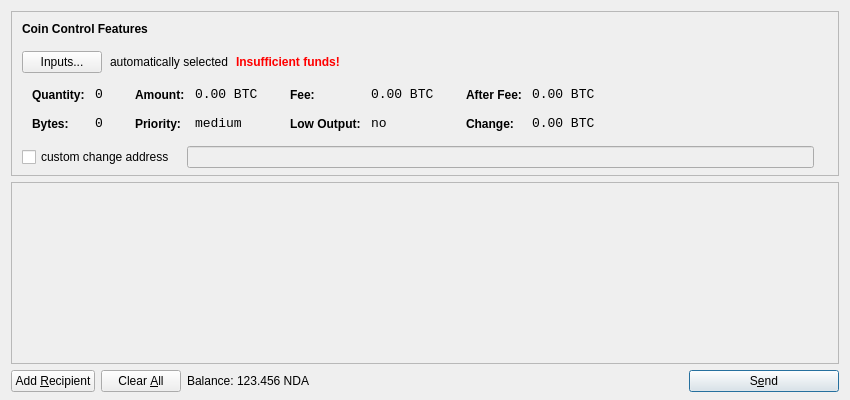
<?xml version="1.0" encoding="UTF-8"?>
<ui version="4.0">
 <class>SendCoinsDialog</class>
 <widget class="QDialog" name="SendCoinsDialog">
  <property name="geometry">
   <rect>
    <x>0</x>
    <y>0</y>
    <width>850</width>
    <height>400</height>
   </rect>
  </property>
  <property name="windowTitle">
   <string>Send Coins</string>
  </property>
  <layout class="QVBoxLayout" name="verticalLayout" stretch="0,1,0">
   <property name="bottomMargin">
    <number>8</number>
   </property>
   <item>
    <widget class="QFrame" name="frameCoinControl">
     <property name="sizePolicy">
      <sizepolicy hsizetype="Expanding" vsizetype="Expanding">
       <horstretch>0</horstretch>
       <verstretch>0</verstretch>
      </sizepolicy>
     </property>
     <property name="maximumSize">
      <size>
       <width>16777215</width>
       <height>16777215</height>
      </size>
     </property>
     <property name="frameShape">
      <enum>QFrame::StyledPanel</enum>
     </property>
     <property name="frameShadow">
      <enum>QFrame::Sunken</enum>
     </property>
     <layout class="QVBoxLayout" name="verticalLayoutCoinControl2">
      <property name="spacing">
       <number>-1</number>
      </property>
      <property name="leftMargin">
       <number>0</number>
      </property>
      <property name="topMargin">
       <number>0</number>
      </property>
      <property name="rightMargin">
       <number>0</number>
      </property>
      <property name="bottomMargin">
       <number>6</number>
      </property>
      <item>
       <layout class="QVBoxLayout" name="verticalLayoutCoinControl" stretch="0,0,0,0,1">
        <property name="spacing">
         <number>0</number>
        </property>
        <property name="leftMargin">
         <number>10</number>
        </property>
        <property name="topMargin">
         <number>10</number>
        </property>
        <item>
         <layout class="QHBoxLayout" name="horizontalLayoutCoinControl1">
          <property name="bottomMargin">
           <number>15</number>
          </property>
          <item>
           <widget class="QLabel" name="labelCoinControlFeatures">
            <property name="sizePolicy">
             <sizepolicy hsizetype="Preferred" vsizetype="Maximum">
              <horstretch>0</horstretch>
              <verstretch>0</verstretch>
             </sizepolicy>
            </property>
            <property name="font">
             <font>
              <weight>75</weight>
              <bold>true</bold>
             </font>
            </property>
            <property name="styleSheet">
             <string notr="true">font-weight:bold;</string>
            </property>
            <property name="text">
             <string>Coin Control Features</string>
            </property>
           </widget>
          </item>
         </layout>
        </item>
        <item>
         <layout class="QHBoxLayout" name="horizontalLayoutCoinControl2" stretch="0,0,0,0">
          <property name="spacing">
           <number>8</number>
          </property>
          <property name="bottomMargin">
           <number>10</number>
          </property>
          <item>
           <widget class="QPushButton" name="pushButtonCoinControl">
            <property name="styleSheet">
             <string notr="true"/>
            </property>
            <property name="text">
             <string>Inputs...</string>
            </property>
           </widget>
          </item>
          <item>
           <widget class="QLabel" name="labelCoinControlAutomaticallySelected">
            <property name="text">
             <string>automatically selected</string>
            </property>
            <property name="margin">
             <number>5</number>
            </property>
           </widget>
          </item>
          <item>
           <widget class="QLabel" name="labelCoinControlInsuffFunds">
            <property name="font">
             <font>
              <weight>75</weight>
              <bold>true</bold>
             </font>
            </property>
            <property name="styleSheet">
             <string notr="true">color:red;font-weight:bold;</string>
            </property>
            <property name="text">
             <string>Insufficient funds!</string>
            </property>
            <property name="margin">
             <number>5</number>
            </property>
           </widget>
          </item>
          <item>
           <spacer name="horizontalSpacerCoinControl">
            <property name="orientation">
             <enum>Qt::Horizontal</enum>
            </property>
            <property name="sizeHint" stdset="0">
             <size>
              <width>40</width>
              <height>1</height>
             </size>
            </property>
           </spacer>
          </item>
         </layout>
        </item>
        <item>
         <widget class="QWidget" name="widgetCoinControl" native="true">
          <property name="sizePolicy">
           <sizepolicy hsizetype="Preferred" vsizetype="Preferred">
            <horstretch>0</horstretch>
            <verstretch>0</verstretch>
           </sizepolicy>
          </property>
          <property name="minimumSize">
           <size>
            <width>0</width>
            <height>0</height>
           </size>
          </property>
          <property name="styleSheet">
           <string notr="true"/>
          </property>
          <layout class="QHBoxLayout" name="horizontalLayoutCoinControl5">
           <property name="margin">
            <number>0</number>
           </property>
           <item>
            <layout class="QHBoxLayout" name="horizontalLayoutCoinControl3" stretch="0,0,0,1">
             <property name="spacing">
              <number>20</number>
             </property>
             <property name="topMargin">
              <number>0</number>
             </property>
             <property name="bottomMargin">
              <number>10</number>
             </property>
             <item>
              <layout class="QFormLayout" name="formLayoutCoinControl1">
               <property name="horizontalSpacing">
                <number>10</number>
               </property>
               <property name="verticalSpacing">
                <number>14</number>
               </property>
               <property name="leftMargin">
                <number>10</number>
               </property>
               <property name="topMargin">
                <number>4</number>
               </property>
               <property name="rightMargin">
                <number>6</number>
               </property>
               <item row="0" column="0">
                <widget class="QLabel" name="labelCoinControlQuantityText">
                 <property name="styleSheet">
                  <string notr="true">font-weight:bold;</string>
                 </property>
                 <property name="text">
                  <string>Quantity:</string>
                 </property>
                 <property name="margin">
                  <number>0</number>
                 </property>
                </widget>
               </item>
               <item row="0" column="1">
                <widget class="QLabel" name="labelCoinControlQuantity">
                 <property name="font">
                  <font>
                   <family>Monospace</family>
                   <pointsize>10</pointsize>
                  </font>
                 </property>
                 <property name="cursor">
                  <cursorShape>IBeamCursor</cursorShape>
                 </property>
                 <property name="contextMenuPolicy">
                  <enum>Qt::ActionsContextMenu</enum>
                 </property>
                 <property name="text">
                  <string notr="true">0</string>
                 </property>
                 <property name="margin">
                  <number>0</number>
                 </property>
                 <property name="textInteractionFlags">
                  <set>Qt::LinksAccessibleByMouse|Qt::TextSelectableByKeyboard|Qt::TextSelectableByMouse</set>
                 </property>
                </widget>
               </item>
               <item row="1" column="0">
                <widget class="QLabel" name="labelCoinControlBytesText">
                 <property name="styleSheet">
                  <string notr="true">font-weight:bold;</string>
                 </property>
                 <property name="text">
                  <string>Bytes:</string>
                 </property>
                </widget>
               </item>
               <item row="1" column="1">
                <widget class="QLabel" name="labelCoinControlBytes">
                 <property name="font">
                  <font>
                   <family>Monospace</family>
                   <pointsize>10</pointsize>
                  </font>
                 </property>
                 <property name="cursor">
                  <cursorShape>IBeamCursor</cursorShape>
                 </property>
                 <property name="contextMenuPolicy">
                  <enum>Qt::ActionsContextMenu</enum>
                 </property>
                 <property name="text">
                  <string notr="true">0</string>
                 </property>
                 <property name="textInteractionFlags">
                  <set>Qt::LinksAccessibleByMouse|Qt::TextSelectableByKeyboard|Qt::TextSelectableByMouse</set>
                 </property>
                </widget>
               </item>
              </layout>
             </item>
             <item>
              <layout class="QFormLayout" name="formLayoutCoinControl2">
               <property name="horizontalSpacing">
                <number>10</number>
               </property>
               <property name="verticalSpacing">
                <number>14</number>
               </property>
               <property name="leftMargin">
                <number>6</number>
               </property>
               <property name="topMargin">
                <number>4</number>
               </property>
               <property name="rightMargin">
                <number>6</number>
               </property>
               <item row="0" column="0">
                <widget class="QLabel" name="labelCoinControlAmountText">
                 <property name="styleSheet">
                  <string notr="true">font-weight:bold;</string>
                 </property>
                 <property name="text">
                  <string>Amount:</string>
                 </property>
                 <property name="margin">
                  <number>0</number>
                 </property>
                </widget>
               </item>
               <item row="0" column="1">
                <widget class="QLabel" name="labelCoinControlAmount">
                 <property name="font">
                  <font>
                   <family>Monospace</family>
                   <pointsize>10</pointsize>
                  </font>
                 </property>
                 <property name="cursor">
                  <cursorShape>IBeamCursor</cursorShape>
                 </property>
                 <property name="contextMenuPolicy">
                  <enum>Qt::ActionsContextMenu</enum>
                 </property>
                 <property name="text">
                  <string notr="true">0.00 BTC</string>
                 </property>
                 <property name="textInteractionFlags">
                  <set>Qt::LinksAccessibleByMouse|Qt::TextSelectableByKeyboard|Qt::TextSelectableByMouse</set>
                 </property>
                </widget>
               </item>
               <item row="1" column="0">
                <widget class="QLabel" name="labelCoinControlPriorityText">
                 <property name="styleSheet">
                  <string notr="true">font-weight:bold;</string>
                 </property>
                 <property name="text">
                  <string>Priority:</string>
                 </property>
                </widget>
               </item>
               <item row="1" column="1">
                <widget class="QLabel" name="labelCoinControlPriority">
                 <property name="font">
                  <font>
                   <family>Monospace</family>
                   <pointsize>10</pointsize>
                  </font>
                 </property>
                 <property name="cursor">
                  <cursorShape>IBeamCursor</cursorShape>
                 </property>
                 <property name="contextMenuPolicy">
                  <enum>Qt::ActionsContextMenu</enum>
                 </property>
                 <property name="text">
                  <string>medium</string>
                 </property>
                 <property name="textInteractionFlags">
                  <set>Qt::LinksAccessibleByMouse|Qt::TextSelectableByKeyboard|Qt::TextSelectableByMouse</set>
                 </property>
                </widget>
               </item>
              </layout>
             </item>
             <item>
              <layout class="QFormLayout" name="formLayoutCoinControl3">
               <property name="horizontalSpacing">
                <number>10</number>
               </property>
               <property name="verticalSpacing">
                <number>14</number>
               </property>
               <property name="leftMargin">
                <number>6</number>
               </property>
               <property name="topMargin">
                <number>4</number>
               </property>
               <property name="rightMargin">
                <number>6</number>
               </property>
               <item row="0" column="0">
                <widget class="QLabel" name="labelCoinControlFeeText">
                 <property name="styleSheet">
                  <string notr="true">font-weight:bold;</string>
                 </property>
                 <property name="text">
                  <string>Fee:</string>
                 </property>
                 <property name="margin">
                  <number>0</number>
                 </property>
                </widget>
               </item>
               <item row="0" column="1">
                <widget class="QLabel" name="labelCoinControlFee">
                 <property name="font">
                  <font>
                   <family>Monospace</family>
                   <pointsize>10</pointsize>
                  </font>
                 </property>
                 <property name="cursor">
                  <cursorShape>IBeamCursor</cursorShape>
                 </property>
                 <property name="contextMenuPolicy">
                  <enum>Qt::ActionsContextMenu</enum>
                 </property>
                 <property name="text">
                  <string notr="true">0.00 BTC</string>
                 </property>
                 <property name="textInteractionFlags">
                  <set>Qt::LinksAccessibleByMouse|Qt::TextSelectableByKeyboard|Qt::TextSelectableByMouse</set>
                 </property>
                </widget>
               </item>
               <item row="1" column="0">
                <widget class="QLabel" name="labelCoinControlLowOutputText">
                 <property name="styleSheet">
                  <string notr="true">font-weight:bold;</string>
                 </property>
                 <property name="text">
                  <string>Low Output:</string>
                 </property>
                </widget>
               </item>
               <item row="1" column="1">
                <widget class="QLabel" name="labelCoinControlLowOutput">
                 <property name="font">
                  <font>
                   <family>Monospace</family>
                   <pointsize>10</pointsize>
                  </font>
                 </property>
                 <property name="cursor">
                  <cursorShape>IBeamCursor</cursorShape>
                 </property>
                 <property name="contextMenuPolicy">
                  <enum>Qt::ActionsContextMenu</enum>
                 </property>
                 <property name="text">
                  <string>no</string>
                 </property>
                 <property name="textInteractionFlags">
                  <set>Qt::LinksAccessibleByMouse|Qt::TextSelectableByKeyboard|Qt::TextSelectableByMouse</set>
                 </property>
                </widget>
               </item>
              </layout>
             </item>
             <item>
              <layout class="QFormLayout" name="formLayoutCoinControl4">
               <property name="horizontalSpacing">
                <number>10</number>
               </property>
               <property name="verticalSpacing">
                <number>14</number>
               </property>
               <property name="leftMargin">
                <number>6</number>
               </property>
               <property name="topMargin">
                <number>4</number>
               </property>
               <property name="rightMargin">
                <number>6</number>
               </property>
               <item row="0" column="0">
                <widget class="QLabel" name="labelCoinControlAfterFeeText">
                 <property name="styleSheet">
                  <string notr="true">font-weight:bold;</string>
                 </property>
                 <property name="text">
                  <string>After Fee:</string>
                 </property>
                 <property name="margin">
                  <number>0</number>
                 </property>
                </widget>
               </item>
               <item row="0" column="1">
                <widget class="QLabel" name="labelCoinControlAfterFee">
                 <property name="font">
                  <font>
                   <family>Monospace</family>
                   <pointsize>10</pointsize>
                  </font>
                 </property>
                 <property name="cursor">
                  <cursorShape>IBeamCursor</cursorShape>
                 </property>
                 <property name="contextMenuPolicy">
                  <enum>Qt::ActionsContextMenu</enum>
                 </property>
                 <property name="text">
                  <string notr="true">0.00 BTC</string>
                 </property>
                 <property name="textInteractionFlags">
                  <set>Qt::LinksAccessibleByMouse|Qt::TextSelectableByKeyboard|Qt::TextSelectableByMouse</set>
                 </property>
                </widget>
               </item>
               <item row="1" column="0">
                <widget class="QLabel" name="labelCoinControlChangeText">
                 <property name="styleSheet">
                  <string notr="true">font-weight:bold;</string>
                 </property>
                 <property name="text">
                  <string>Change:</string>
                 </property>
                </widget>
               </item>
               <item row="1" column="1">
                <widget class="QLabel" name="labelCoinControlChange">
                 <property name="font">
                  <font>
                   <family>Monospace</family>
                   <pointsize>10</pointsize>
                  </font>
                 </property>
                 <property name="cursor">
                  <cursorShape>IBeamCursor</cursorShape>
                 </property>
                 <property name="contextMenuPolicy">
                  <enum>Qt::ActionsContextMenu</enum>
                 </property>
                 <property name="text">
                  <string notr="true">0.00 BTC</string>
                 </property>
                 <property name="textInteractionFlags">
                  <set>Qt::LinksAccessibleByMouse|Qt::TextSelectableByKeyboard|Qt::TextSelectableByMouse</set>
                 </property>
                </widget>
               </item>
              </layout>
             </item>
            </layout>
           </item>
          </layout>
         </widget>
        </item>
        <item>
         <layout class="QHBoxLayout" name="horizontalLayoutCoinControl4" stretch="0,0,0">
          <property name="spacing">
           <number>12</number>
          </property>
          <property name="sizeConstraint">
           <enum>QLayout::SetDefaultConstraint</enum>
          </property>
          <property name="topMargin">
           <number>5</number>
          </property>
          <property name="rightMargin">
           <number>5</number>
          </property>
          <item>
           <widget class="QCheckBox" name="checkBoxCoinControlChange">
            <property name="text">
             <string>custom change address</string>
            </property>
           </widget>
          </item>
          <item>
           <widget class="QLineEdit" name="lineEditCoinControlChange">
            <property name="enabled">
             <bool>false</bool>
            </property>
            <property name="sizePolicy">
             <sizepolicy hsizetype="Expanding" vsizetype="Fixed">
              <horstretch>0</horstretch>
              <verstretch>0</verstretch>
             </sizepolicy>
            </property>
           </widget>
          </item>
          <item>
           <widget class="QLabel" name="labelCoinControlChangeLabel">
            <property name="sizePolicy">
             <sizepolicy hsizetype="Preferred" vsizetype="Expanding">
              <horstretch>0</horstretch>
              <verstretch>0</verstretch>
             </sizepolicy>
            </property>
            <property name="minimumSize">
             <size>
              <width>0</width>
              <height>0</height>
             </size>
            </property>
            <property name="text">
             <string/>
            </property>
            <property name="margin">
             <number>3</number>
            </property>
           </widget>
          </item>
         </layout>
        </item>
        <item>
         <spacer name="verticalSpacerCoinControl">
          <property name="orientation">
           <enum>Qt::Vertical</enum>
          </property>
          <property name="sizeHint" stdset="0">
           <size>
            <width>800</width>
            <height>1</height>
           </size>
          </property>
         </spacer>
        </item>
       </layout>
      </item>
     </layout>
    </widget>
   </item>
   <item>
    <widget class="QScrollArea" name="scrollArea">
     <property name="widgetResizable">
      <bool>true</bool>
     </property>
     <widget class="QWidget" name="scrollAreaWidgetContents">
      <property name="geometry">
       <rect>
        <x>0</x>
        <y>0</y>
        <width>830</width>
        <height>165</height>
       </rect>
      </property>
      <layout class="QVBoxLayout" name="verticalLayout_2">
       <property name="margin">
        <number>0</number>
       </property>
       <item>
        <layout class="QVBoxLayout" name="entries">
         <property name="spacing">
          <number>6</number>
         </property>
        </layout>
       </item>
       <item>
        <spacer name="verticalSpacer">
         <property name="orientation">
          <enum>Qt::Vertical</enum>
         </property>
         <property name="sizeHint" stdset="0">
          <size>
           <width>20</width>
           <height>40</height>
          </size>
         </property>
        </spacer>
       </item>
      </layout>
     </widget>
    </widget>
   </item>
   <item>
    <layout class="QHBoxLayout" name="horizontalLayout">
     <item>
      <widget class="QPushButton" name="addButton">
       <property name="toolTip">
        <string>Send to multiple recipients at once</string>
       </property>
       <property name="text">
        <string>Add &amp;Recipient</string>
       </property>
       <property name="icon">
        <iconset resource="../bitcoin.qrc">
         <normaloff>:/icons/add</normaloff>:/icons/add</iconset>
       </property>
       <property name="autoDefault">
        <bool>false</bool>
       </property>
      </widget>
     </item>
     <item>
      <widget class="QPushButton" name="clearButton">
       <property name="sizePolicy">
        <sizepolicy hsizetype="Minimum" vsizetype="Fixed">
         <horstretch>0</horstretch>
         <verstretch>0</verstretch>
        </sizepolicy>
       </property>
       <property name="toolTip">
        <string>Remove all transaction fields</string>
       </property>
       <property name="text">
        <string>Clear &amp;All</string>
       </property>
       <property name="icon">
        <iconset resource="../bitcoin.qrc">
         <normaloff>:/icons/remove</normaloff>:/icons/remove</iconset>
       </property>
       <property name="autoRepeatDelay">
        <number>300</number>
       </property>
       <property name="autoDefault">
        <bool>false</bool>
       </property>
      </widget>
     </item>
     <item>
      <layout class="QHBoxLayout" name="horizontalLayout_2">
       <property name="spacing">
        <number>3</number>
       </property>
       <item>
        <widget class="QLabel" name="label">
         <property name="text">
          <string>Balance:</string>
         </property>
        </widget>
       </item>
       <item>
        <widget class="QLabel" name="labelBalance">
         <property name="cursor">
          <cursorShape>IBeamCursor</cursorShape>
         </property>
         <property name="text">
          <string>123.456 NDA</string>
         </property>
         <property name="textInteractionFlags">
          <set>Qt::LinksAccessibleByMouse|Qt::TextSelectableByKeyboard|Qt::TextSelectableByMouse</set>
         </property>
        </widget>
       </item>
      </layout>
     </item>
     <item>
      <spacer name="horizontalSpacer">
       <property name="orientation">
        <enum>Qt::Horizontal</enum>
       </property>
       <property name="sizeHint" stdset="0">
        <size>
         <width>40</width>
         <height>20</height>
        </size>
       </property>
      </spacer>
     </item>
     <item>
      <widget class="QPushButton" name="sendButton">
       <property name="minimumSize">
        <size>
         <width>150</width>
         <height>0</height>
        </size>
       </property>
       <property name="toolTip">
        <string>Confirm the send action</string>
       </property>
       <property name="text">
        <string>S&amp;end</string>
       </property>
       <property name="icon">
        <iconset resource="../bitcoin.qrc">
         <normaloff>:/icons/send</normaloff>:/icons/send</iconset>
       </property>
       <property name="default">
        <bool>true</bool>
       </property>
      </widget>
     </item>
    </layout>
   </item>
  </layout>
 </widget>
 <resources>
  <include location="../bitcoin.qrc"/>
 </resources>
 <connections/>
</ui>
